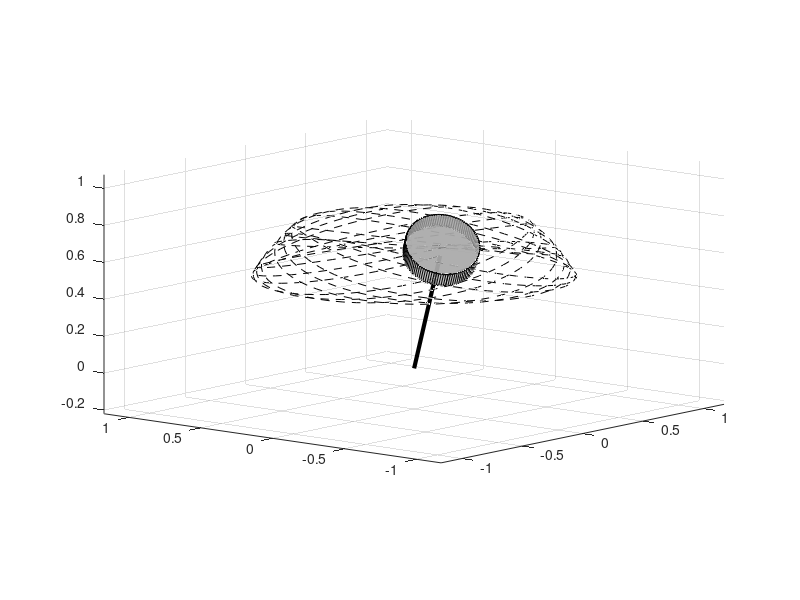

Source code (MATLAB):
function [t,res] = sphericalGyroPendulumAnimation(staticic,nospin)
% sphericalGyroPendulumAnimation numerically integrates the equations of 
% motion of a spherical gryopendulum and animates the results.
%
% sphericalGyroPendulumAnimation(true) will do the animation with initial
% conditions producing circular motion about the vertical axis.
%
% sphericalGyroPendulumAnimation([],true) will do the animation with the
% angular momentum of the rotor set to zero (i.e., the system will behave
% as a normal spherical pendulum).
%
% Setting both conditions to true will animate the static spherical
% pendulum solution with ciruclar motion about the vertical axis.
%
% See Example 11.2

% Copyright (c) 2015 Dmitry Savransky (ds264@cornell.edu)


if ~exist('staticic','var') || isempty(staticic)
   staticic = false;
end
if ~exist('nospin','var') || isempty(nospin)
   nospin = false;
end


%constants and initial conditions
g = 9.81; %m/s
l = 1; %m
m = 10; %kg
if nospin
    h = 0;
else
    h = 55;
end

thd0 = 3;
if staticic
    if nospin
        phi0 = 120*pi/180;
        thd0 = sqrt(-g/l/cos(phi0));
    else
        phi0 = acos(h/m/l^2/thd0 - g/l/thd0^2);
    end
else
    phi0 = 60*pi/180;
end

[t,res] = ode45(@sphericalGyroPendulum_eq,linspace(0,30,1000),...
    [phi0,0,0,thd0]);

    function dz = sphericalGyroPendulum_eq(~,z)
        
        %z = [phi, phidot, theta, thetadot]
        phi = z(1);
        phid = z(2);
        thd = z(4);
        
        dz = [phid;
            thd^2*sin(phi)*cos(phi) + g/l*sin(phi) - h*thd*sin(phi)/m/l^2;
            thd;
            -2*thd*phid/tan(phi) + h*phid/m/l^2/sin(phi)];
    end

%figure out particle trajectory in inertial frame
ph = res(:,1);
th = res(:,3);
x = l*cos(th).*sin(ph);
y = l*sin(th).*sin(ph);
z = l*cos(ph);

%bounds of animation
cr = l/5;
axlim = [min(x)-cr,max(x)+cr,min(y)-cr,max(y)+cr,min([z;0])-cr,...
    max([z+cr;0.1])]*1.1;

%create and clear figure
f = figure(1);
clf(f);
hold on

% create the pendulum
cs = colormap('Gray');
inds = round(linspace(length(cs)*0.3,length(cs)/1.5,4));
cs = cs(inds,:);

[xt,yt,zt] = cylinder(1,100);

xt = xt*l/5;
yt = yt*l/5;
zt = zt*l/10+1;

trk = plot3([x(1),x(1)],[y(1),y(1)],[z(1),z(1)],'k--');
arm = plot3([0,x(1)],[0,y(1)],[0,z(1)],'k','LineWidth',3);
rotorc = cs(4,:);
rotor(1) = surface(xt,yt,zt,'FaceColor',rotorc,'FaceAlpha',0.75);
rotor(2) = fill3(xt(1,:),yt(1,:),zt(1,:),rotorc,'FaceAlpha',0.75);
rotor(3) = fill3(xt(1,:),yt(1,:),zt(2,:),rotorc,'FaceAlpha',0.75);
rotate(rotor,[0 1 0],ph(1)*180/pi,[0,0,0])
rotate(rotor,[0 0 1],th(1)*180/pi,[0,0,0])

hold off
axis equal
axis(axlim)
grid on
view(-50,10)

%step in time and animate:
for i=2:length(t)
    
    set(trk,'XData',x(1:i),'YData',y(1:i),'ZData',z(1:i))
    set(arm,'XData',[0,x(i)],'YData',[0,y(i)],'ZData',[0,z(i)])

    set(rotor(1),'XData',xt,'YData',yt,'ZData',zt)
    set(rotor(2),'XData',xt(1,:),'YData',yt(1,:),'ZData',zt(1,:))
    set(rotor(3),'XData',xt(1,:),'YData',yt(1,:),'ZData',zt(2,:))
    
    rotate(rotor,[0 1 0],ph(i)*180/pi,[0,0,0])
    rotate(rotor,[0 0 1],th(i)*180/pi,[0,0,0])

    %pause for length of time step
    if i < length(t)
        pause(t(i+1)-t(i));
    end
end


end